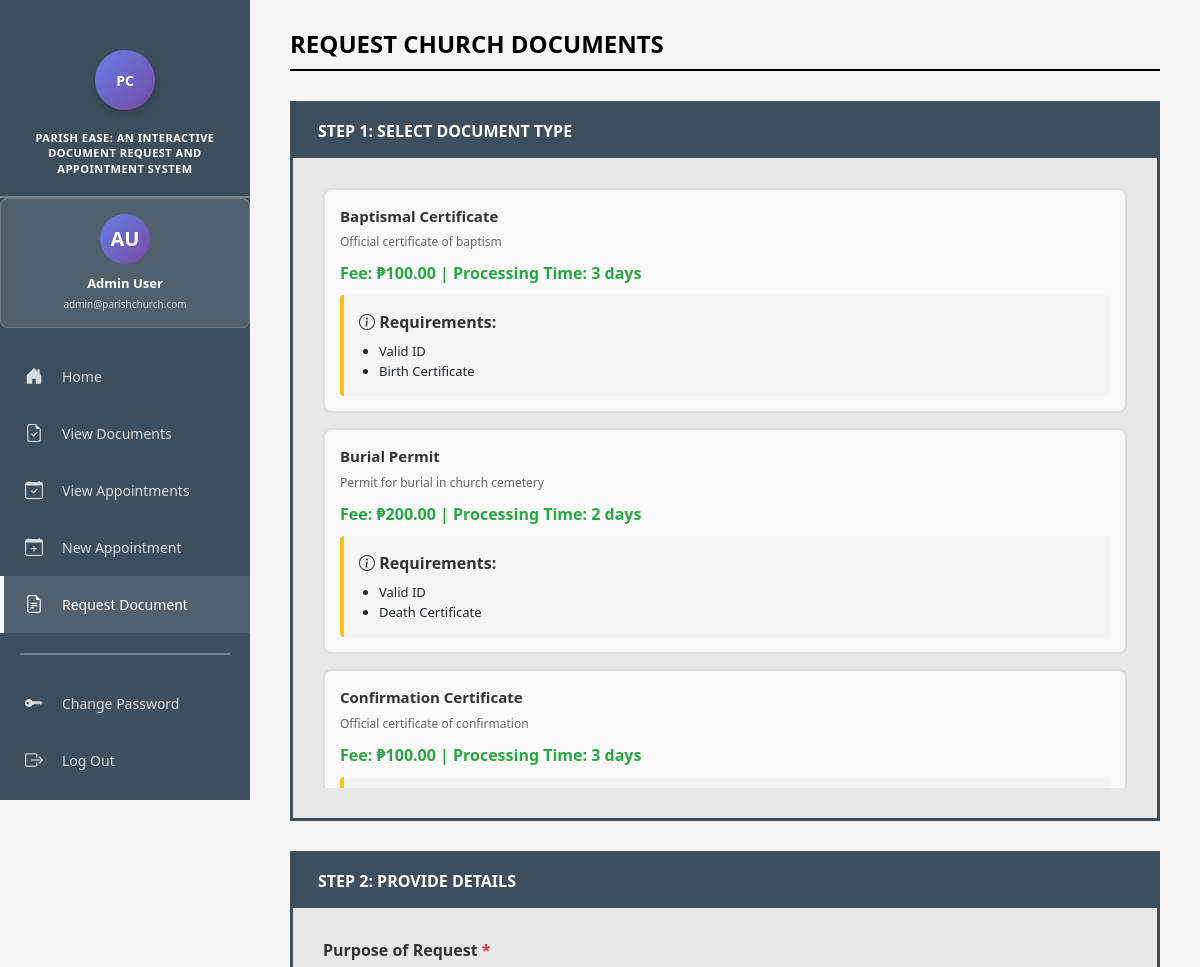
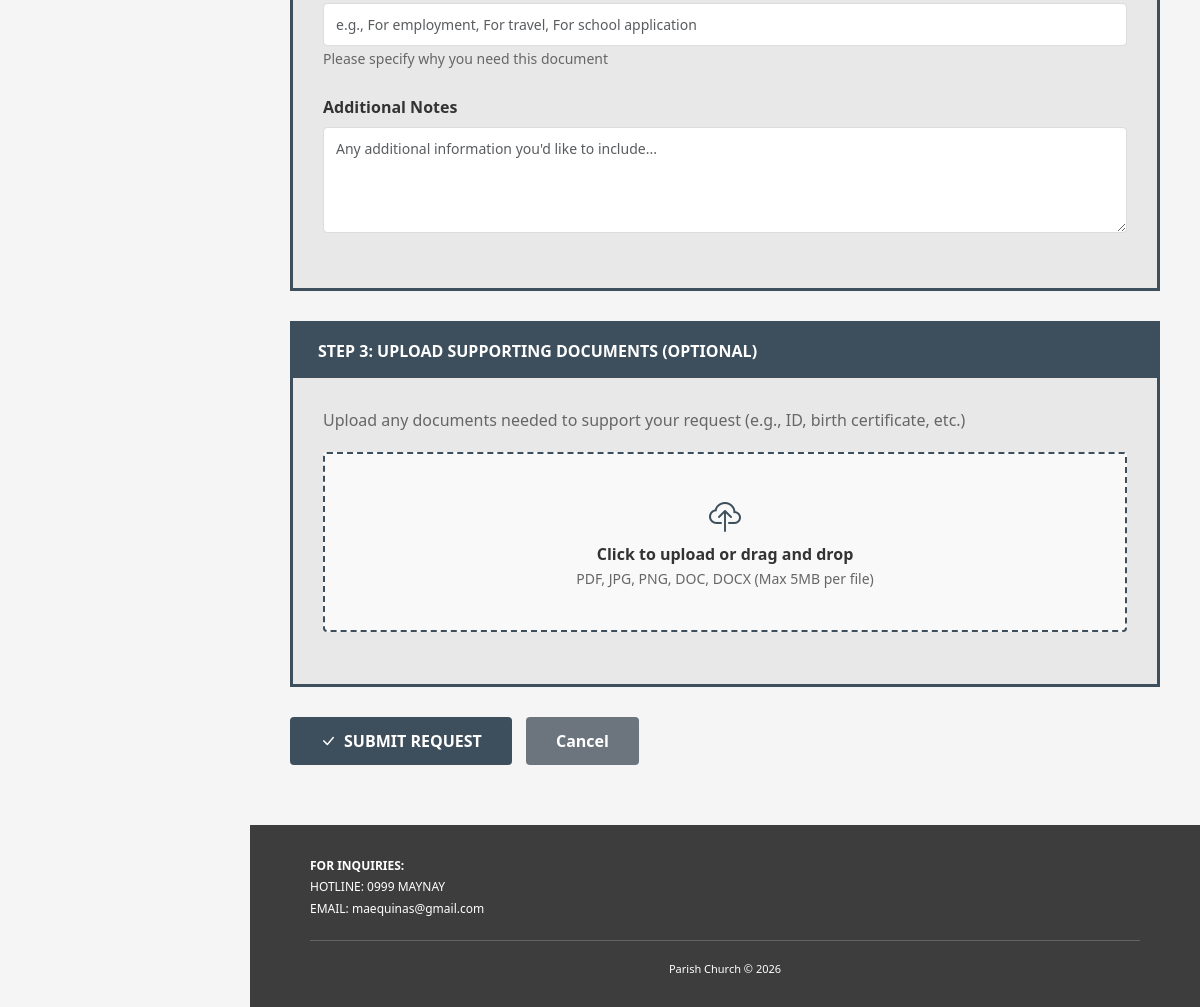
The page /client/request-documents.php (signed in) on the database its author committed (2 pictures, top to bottom).
### tables this page shows
CREATE TABLE document_types (
    id INT AUTO_INCREMENT PRIMARY KEY,
    name VARCHAR(100) NOT NULL,
    description TEXT,
    fee DECIMAL(10, 2) DEFAULT 0.00,
    processing_days INT DEFAULT 3,
    requirements TEXT,
    is_active TINYINT(1) DEFAULT 1,
    created_at TIMESTAMP DEFAULT CURRENT_TIMESTAMP,
    updated_at TIMESTAMP DEFAULT CURRENT_TIMESTAMP ON UPDATE CURRENT_TIMESTAMP
);

### includes/session.php (called while the page is built, shortened)
<?php
function getCurrentUserEmail() {
    return $_SESSION['user_email'] ?? null;
}
?>

### client/request-documents.php (the view, shortened to what this page needs)
<?php
require_once __DIR__ . '/../includes/session.php';
$userName = $_SESSION['user_name'] ?? 'User';
$userEmail = getCurrentUserEmail();
$conn = getDBConnection();
$successMsg = '';
$docTypesQuery = "SELECT id, name, description, fee, processing_days, requirements FROM document_types WHERE is_active = 1 ORDER BY name";
$docTypesResult = $conn->query($docTypesQuery);
$docTypes = $docTypesResult->fetch_all(MYSQLI_ASSOC);
$nameParts = explode(' ', $userName);
$userInitials = strtoupper(
    substr($nameParts[0], 0, 1) .
    (isset($nameParts[1]) ? substr($nameParts[1], 0, 1) : substr($nameParts[0], 1, 1))
);
?>
<!DOCTYPE html>
<html lang="en">
<head>
  <link href="https://cdn.jsdelivr.net/npm/bootstrap@5.3.3/dist/css/bootstrap.min.css" rel="stylesheet">
  <link rel="stylesheet" href="https://cdn.jsdelivr.net/npm/bootstrap-icons@1.11.3/font/bootstrap-icons.min.css">
  <link href="/documentSystem/assets/css/common.css" rel="stylesheet">
  <link href="/documentSystem/assets/css/forms.css" rel="stylesheet">
</head>
<body>
  <div class="sidebar">
    <div class="sidebar-header">
      <div class="logo-circles">
        <div class="logo-circle">PC</div>
      </div>
      <div class="system-title">
        Parish Ease: An Interactive<br>
        Document Request and<br>
        Appointment System
      </div>
    </div>
    <div class="user-profile-card">
      <div class="user-avatar"><?php echo $userInitials; ?></div>
      <div class="user-name"><?php echo htmlspecialchars($userName); ?></div>
      <div class="user-email"><?php echo htmlspecialchars($userEmail); ?></div>
    </div>
    <ul class="nav-menu">
      <li class="nav-item">
        <a href="/documentSystem/client/dashboard.php" class="nav-link">
          <i class="bi bi-house-door-fill"></i>
          <span>Home</span>
        </a>
      </li>
      <li class="nav-item">
        <a href="/documentSystem/client/view-documents.php" class="nav-link">
          <i class="bi bi-file-earmark-check"></i>
          <span>View Documents</span>
        </a>
      </li>
      <li class="nav-item">
        <a href="/documentSystem/client/view-appointments.php" class="nav-link">
          <i class="bi bi-calendar-check"></i>
          <span>View Appointments</span>
        </a>
      </li>
      <li class="nav-item">
        <a href="/documentSystem/client/new-appointment.php" class="nav-link">
          <i class="bi bi-calendar-plus"></i>
          <span>New Appointment</span>
        </a>
      </li>
      <li class="nav-item">
        <a href="/documentSystem/client/request-documents.php" class="nav-link active">
          <i class="bi bi-file-earmark-text"></i>
          <span>Request Document</span>
        </a>
      </li>
      <div class="nav-separator"></div>
      <li class="nav-item">
        <a href="/documentSystem/client/change-password.php" class="nav-link">
          <i class="bi bi-key-fill"></i>
          <span>Change Password</span>
        </a>
      </li>
      <li class="nav-item">
        <a href="/documentSystem/api/logout.php" class="nav-link">
          <i class="bi bi-box-arrow-right"></i>
          <span>Log Out</span>
        </a>
      </li>
    </ul>
  </div>
  <div class="main-content">
    <div class="content-area">
      <h1 class="page-title">REQUEST CHURCH DOCUMENTS</h1>
      <div class="title-underline"></div>
      <?php if ($successMsg): ?>
        <div class="success-message">
          <div class="icon"><i class="bi bi-check-circle"></i></div>
          <h3>Request Submitted Successfully!</h3>
          <p>Your document request has been received and is being processed.</p>
          <div class="ref-number"><?php echo $successMsg; ?></div>
          <p style="margin-top: 15px; color: #666; font-size: 14px;">
            You will receive an email confirmation shortly. Check your email for updates on the status of your request.
          </p>
          <a href="/documentSystem/client/dashboard.php" class="btn-primary" style="display: inline-block; margin-top: 15px;">← Back to Dashboard</a>
        </div>
      <?php else: ?>
        <form method="POST" enctype="multipart/form-data">
          <div class="form-section">
            <div class="form-header">STEP 1: SELECT DOCUMENT TYPE</div>
            <div class="form-content">
              <div style="max-height: 600px; overflow-y: auto;">
                <?php foreach ($docTypes as $doc): ?>
                  <div class="doc-type-card" onclick="selectDocument(<?php echo $doc['id']; ?>)">
                    <div class="doc-type-name">
                      <?php echo htmlspecialchars($doc['name']); ?>
                    </div>
                    <div class="doc-type-details">
                      <?php echo htmlspecialchars($doc['description']); ?>
                    </div>
                    <div class="doc-type-fee">
                      Fee: ₱<?php echo number_format($doc['fee'], 2); ?> | Processing Time: <?php echo $doc['processing_days']; ?> days
                    </div>
                    <?php if (!empty($doc['requirements'])): ?>
                      <div class="requirements-list">
                        <strong><i class="bi bi-info-circle"></i> Requirements:</strong>
                        <ul>
                          <?php
                            $reqs = explode(',', $doc['requirements']);
                            foreach ($reqs as $req):
                          ?>
                            <li><?php echo trim(htmlspecialchars($req)); ?></li>
                          <?php endforeach; ?>
                        </ul>
                      </div>
                    <?php endif; ?>
                  </div>
                <?php endforeach; ?>
              </div>
            </div>
          </div>
          <div class="form-section">
            <div class="form-header">STEP 2: PROVIDE DETAILS</div>
            <div class="form-content">
              <div class="form-group">
                <label class="form-label" for="purpose">Purpose of Request <span style="color: #dc3545;">*</span></label>
                <input type="text" class="form-control" id="purpose" name="purpose" placeholder="e.g., For employment, For travel, For school application" required>
                <small style="color: #666;">Please specify why you need this document</small>
              </div>
              <div class="form-group">
                <label class="form-label" for="additional_notes">Additional Notes</label>
                <textarea class="form-control" id="additional_notes" name="additional_notes" rows="4" placeholder="Any additional information you'd like to include..."></textarea>
              </div>
            </div>
          </div>
          <div class="form-section">
            <div class="form-header">STEP 3: UPLOAD SUPPORTING DOCUMENTS (OPTIONAL)</div>
            <div class="form-content">
              <p style="color: #666; margin-bottom: 20px;">
                Upload any documents needed to support your request (e.g., ID, birth certificate, etc.)
              </p>
              <div class="file-input-wrapper">
                <label for="attachments" class="file-input-label">
                  <div style="text-align: center;">
                    <i class="bi bi-cloud-upload" style="font-size: 32px; color: #3d4f5c; margin-bottom: 10px;"></i>
                    <div style="font-weight: bold; color: #333;">Click to upload or drag and drop</div>
                    <small style="color: #666;">PDF, JPG, PNG, DOC, DOCX (Max 5MB per file)</small>
                  </div>
                </label>
              </div>
            </div>
          </div>
          <div style="margin-bottom: 30px;">
            <button type="submit" class="btn-primary">
              <i class="bi bi-check-lg"></i> SUBMIT REQUEST
            </button>
            <a href="/documentSystem/client/dashboard.php" class="btn-secondary" style="margin-left: 10px;">Cancel</a>
          </div>
        </form>
      <?php endif; ?>
    </div>
    <footer class="footer">
      <div class="footer-content">
        <div class="footer-contact">
          <strong>FOR INQUIRIES:</strong><br>
          HOTLINE: 0999 MAYNAY<br>
          EMAIL: maequinas@gmail.com
        </div>
      </div>
      <div class="footer-bottom">
        Parish Church © <?php echo date('Y'); ?>
      </div>
    </footer>
  </div>
</body>
</html>

### assets/css/common.css (style rules this page uses)
* { margin: 0; padding: 0; box-sizing: border-box; }
body { font-family: 'Segoe UI', Tahoma, Geneva, Verdana, sans-serif; display: flex; min-height: 100vh; background: #f5f5f5; }
.sidebar { width: 250px; background: #3d4f5c; color: white; padding: 30px 0; position: fixed; height: 100vh; overflow-y: auto; }
.sidebar-header { text-align: center; padding: 20px; border-bottom: 2px solid rgba(255,255,255,0.3); margin-bottom: 0; }
.logo-circles { display: flex; justify-content: center; gap: 15px; margin-bottom: 20px; }
.logo-circle { width: 60px; height: 60px; background: linear-gradient(135deg, #667eea 0%, #764ba2 100%); border-radius: 50%; display: flex; align-items: center; justify-content: center; font-weight: bold; color: white; font-size: 14px; box-shadow: 0 4px 8px rgba(0,0,0,0.2); }
.system-title { font-size: 11px; font-weight: bold; text-transform: uppercase; line-height: 1.4; letter-spacing: 0.5px; }
.user-profile-card { background: rgba(255,255,255,0.1); padding: 15px; border-radius: 8px; text-align: center; margin-bottom: 20px; border: 1px solid rgba(255,255,255,0.2); }
.user-avatar { width: 50px; height: 50px; border-radius: 50%; background: linear-gradient(135deg, #667eea 0%, #764ba2 100%); display: flex; align-items: center; justify-content: center; font-size: 20px; font-weight: bold; color: white; margin: 0 auto 10px; }
.user-name { font-size: 13px; font-weight: bold; color: white; margin-bottom: 3px; word-break: break-word; }
.user-email { font-size: 10px; color: rgba(255,255,255,0.7); overflow: hidden; text-overflow: ellipsis; white-space: nowrap; }
.nav-menu { list-style: none; padding: 0; margin: 0; }
.nav-item { margin: 0; }
.nav-link { display: flex; align-items: center; padding: 15px 25px; color: rgba(255,255,255,0.8); text-decoration: none; transition: all 0.3s ease; font-size: 14px; }
.nav-link:hover, .nav-link.active { background: rgba(255,255,255,0.1); color: white; }
.nav-link.active { border-left: 4px solid white; padding-left: 21px; }
.nav-link i { width: 25px; margin-right: 12px; font-size: 18px; }
.nav-separator { height: 2px; background: rgba(255,255,255,0.3); margin: 20px 20px; }
.main-content { margin-left: 250px; flex: 1; display: flex; flex-direction: column; }
.content-area { flex: 1; padding: 40px 60px; }
.page-title { font-size: 24px; font-weight: bold; text-transform: uppercase; margin-bottom: 10px; color: #000; }
.title-underline { height: 2px; background: #000; margin-bottom: 30px; }
.form-section { background: white; border: 3px solid #3d4f5c; margin-bottom: 30px; }
.form-header, .section-header { background: #3d4f5c; color: white; padding: 15px 25px; font-weight: bold; font-size: 16px; text-transform: uppercase; }
.form-content, .section-content { padding: 30px; background: #e8e8e8; }
.form-group { margin-bottom: 25px; }
.form-label { font-weight: bold; color: #333; margin-bottom: 8px; display: block; }
.form-control, .form-select { border: 1px solid #ddd; padding: 10px 12px; border-radius: 4px; font-size: 14px; width: 100%; }
.btn-primary { background: #3d4f5c; border: none; padding: 12px 30px; font-weight: bold; border-radius: 4px; cursor: pointer; color: white; transition: background 0.3s ease; text-decoration: none; display: inline-flex; align-items: center; gap: 8px; }
.btn-secondary { background: #6c757d; border: none; padding: 12px 30px; font-weight: bold; border-radius: 4px; cursor: pointer; color: white; text-decoration: none; transition: background 0.3s ease; display: inline-flex; align-items: center; gap: 8px; }
.footer { background: #3d3d3d; color: white; padding: 30px 60px; margin-top: auto; }
.footer-content { display: flex; justify-content: space-between; align-items: flex-start; margin-bottom: 20px; }
.footer-contact { font-size: 12px; line-height: 1.8; }
.footer-bottom { text-align: center; font-size: 11px; padding-top: 20px; border-top: 1px solid rgba(255,255,255,0.2); }
@media (max-width: 1200px) { .content-area { padding: 30px 40px; } }

### client/request-documents.php (style rules this page uses)
.doc-type-card { cursor: pointer; transition: all 0.3s ease; border: 2px solid #ddd; margin-bottom: 15px; border-radius: 8px; padding: 15px; }

### rows shown on the page
document_types: name "Baptismal Certificate", description "Official certificate of baptism", fee "100.00", processing_days "3", requirements "Valid ID", requirements "Birth Certificate"
document_types: name "Burial Permit", description "Permit for burial in church cemetery", fee "200.00", processing_days "2", requirements "Valid ID", requirements "Death Certificate"
document_types: name "Confirmation Certificate", description "Official certificate of confirmation", fee "100.00", processing_days "3"

### other values the page prints
$userInitials "AU"
$userName "Admin User"
$userEmail "admin@parishchurch.com"
